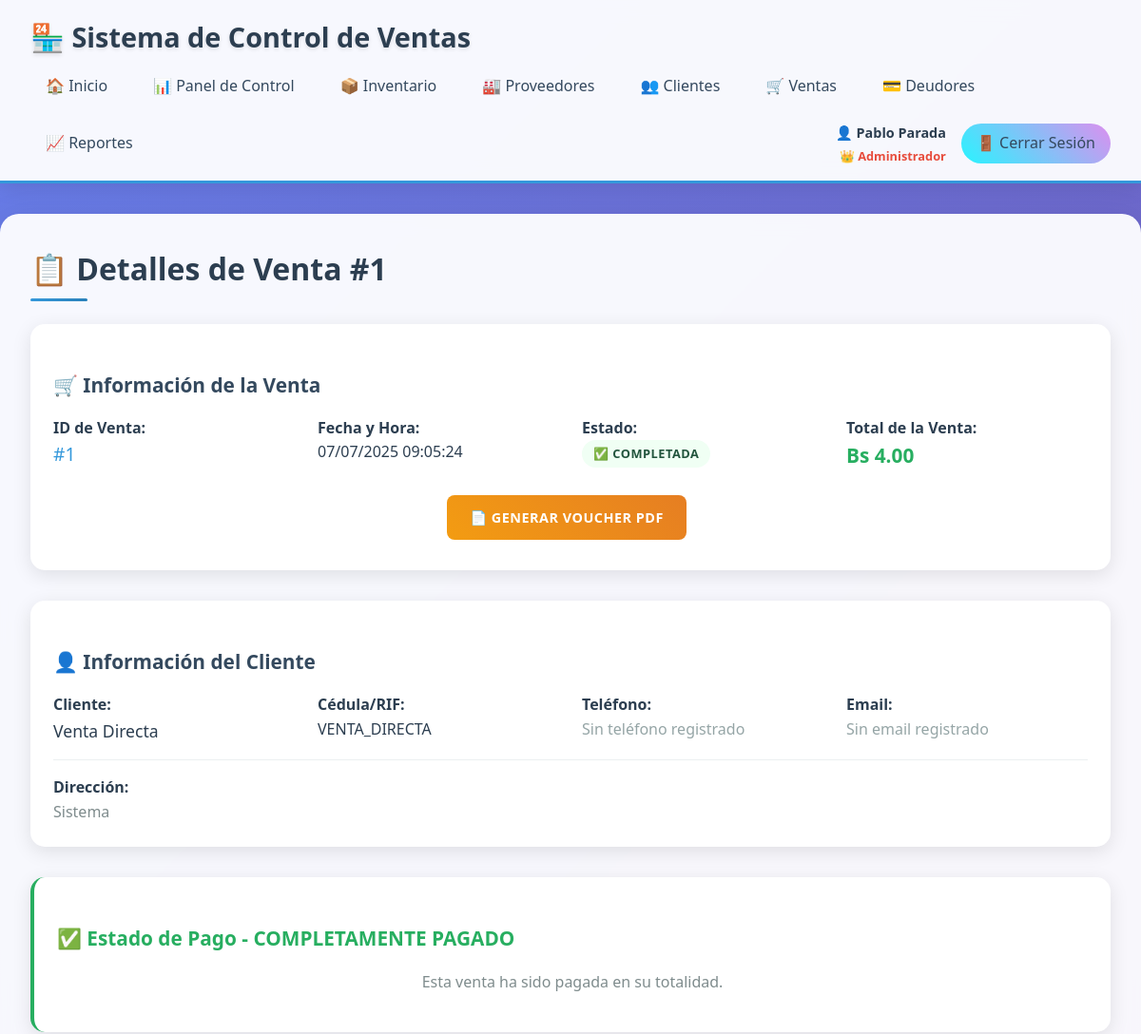
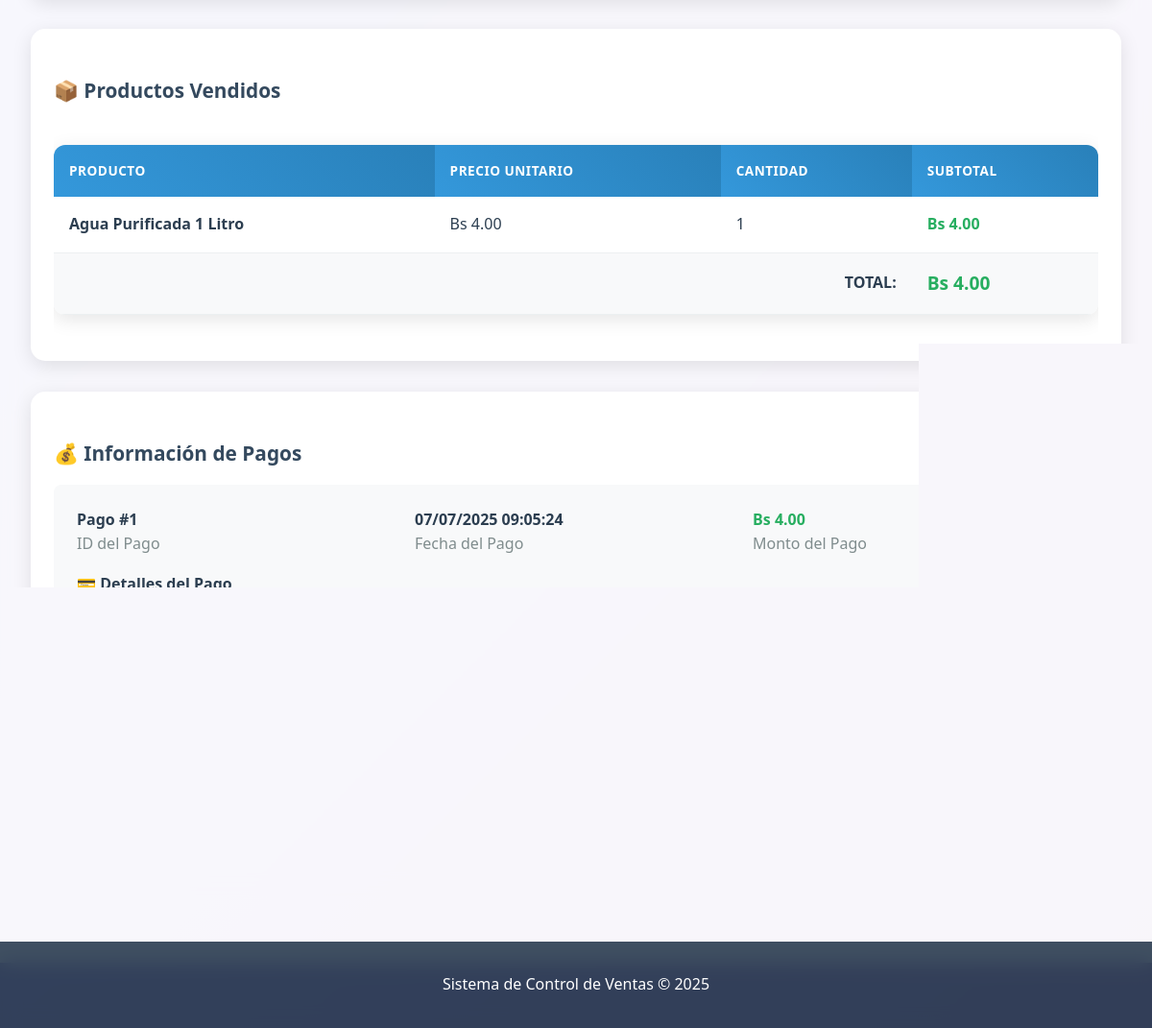
Page /index.php?action=ventas&method=details&id=1 (signed in) on the committed database (2 pictures, top to bottom).
### tables this page shows
CREATE TABLE `venta` (
  `id_venta` int(11) NOT NULL AUTO_INCREMENT,
  `Cedula_Rif` varchar(15) NOT NULL,
  `Total` decimal(10,2) NOT NULL,
  `Fecha_Emision` timestamp NOT NULL DEFAULT current_timestamp(),
  `Estado` enum('Completada','Cancelada','Pendiente') DEFAULT 'Completada',
  `No_Control` varchar(50) DEFAULT NULL,
  PRIMARY KEY (`id_venta`),
  KEY `idx_fecha` (`Fecha_Emision`),
  KEY `idx_cliente` (`Cedula_Rif`),
  KEY `idx_total` (`Total`),
  KEY `idx_venta_fecha_cliente` (`Fecha_Emision`,`Cedula_Rif`),
  CONSTRAINT `venta_ibfk_1` FOREIGN KEY (`Cedula_Rif`) REFERENCES `cliente` (`Cedula_Rif`) ON UPDATE CASCADE
);

CREATE TABLE `cliente` (
  `Cedula_Rif` varchar(15) NOT NULL,
  `Nombre` varchar(50) NOT NULL,
  `Apellido` varchar(50) DEFAULT NULL,
  `Telefono` varchar(15) DEFAULT NULL,
  `Direccion` text DEFAULT NULL,
  `Correo` varchar(100) DEFAULT NULL,
  `Fecha_Registro` timestamp NOT NULL DEFAULT current_timestamp(),
  `Estado` enum('Activo','Inactivo') DEFAULT 'Activo',
  PRIMARY KEY (`Cedula_Rif`),
  KEY `idx_nombre` (`Nombre`),
  KEY `idx_telefono` (`Telefono`)
);

CREATE TABLE `detalleventa` (
  `id_detalle_venta` int(11) NOT NULL AUTO_INCREMENT,
  `id_venta` int(11) NOT NULL,
  `id_producto` int(11) NOT NULL,
  `Cantidad` int(11) NOT NULL,
  `Precio_Unitario` decimal(10,2) NOT NULL,
  PRIMARY KEY (`id_detalle_venta`),
  KEY `idx_venta` (`id_venta`),
  KEY `idx_producto` (`id_producto`),
  CONSTRAINT `detalleventa_ibfk_1` FOREIGN KEY (`id_venta`) REFERENCES `venta` (`id_venta`) ON DELETE CASCADE ON UPDATE CASCADE,
  CONSTRAINT `detalleventa_ibfk_2` FOREIGN KEY (`id_producto`) REFERENCES `producto` (`id_producto`) ON UPDATE CASCADE
);

CREATE TABLE `producto` (
  `id_producto` int(11) NOT NULL AUTO_INCREMENT,
  `Nombre` varchar(100) NOT NULL,
  `Precio` decimal(10,2) NOT NULL,
  `Unidad` varchar(20) NOT NULL,
  `id_proveedor` int(11) DEFAULT NULL,
  `Fecha_Registro` timestamp NOT NULL DEFAULT current_timestamp(),
  `Estado` enum('Activo','Inactivo') DEFAULT 'Activo',
  PRIMARY KEY (`id_producto`),
  KEY `idx_nombre` (`Nombre`),
  KEY `idx_precio` (`Precio`),
  KEY `idx_proveedor` (`id_proveedor`),
  KEY `idx_producto_proveedor_stock` (`id_proveedor`,`Estado`),
  CONSTRAINT `producto_ibfk_1` FOREIGN KEY (`id_proveedor`) REFERENCES `proveedor` (`id_proveedor`) ON DELETE SET NULL ON UPDATE CASCADE
);

CREATE TABLE `pago` (
  `id_pago_venta` int(11) NOT NULL AUTO_INCREMENT,
  `id_venta` int(11) NOT NULL,
  `Monto` decimal(10,2) NOT NULL,
  `Fecha` timestamp NOT NULL DEFAULT current_timestamp(),
  PRIMARY KEY (`id_pago_venta`),
  KEY `idx_venta` (`id_venta`),
  KEY `idx_fecha` (`Fecha`),
  CONSTRAINT `pago_ibfk_1` FOREIGN KEY (`id_venta`) REFERENCES `venta` (`id_venta`) ON DELETE CASCADE ON UPDATE CASCADE
);

### controllers/SaleController.php (called while the page is built, shortened)
<?php
require_once 'models/SaleModel.php';
require_once 'models/SaleDetailModel.php';
require_once 'models/PaymentModel.php';
require_once 'models/PaymentDetailModel.php';
require_once 'models/DebtModel.php';
class SaleController {
    private $saleModel;
    private $saleDetailModel;
    private $paymentModel;
    private $paymentDetailModel;
    private $debtModel;
    public function __construct() {
        $database = new Database();
        $db = $database->getConnection();
        $this->saleModel = new SaleModel($db);
        $this->saleDetailModel = new SaleDetailModel($db);
        $this->paymentModel = new PaymentModel($db);
        $this->paymentDetailModel = new PaymentDetailModel($db);
        $this->debtModel = new DebtModel($db);
    }
    public function details() {
        $saleId = $_GET['id'];
        $sale = $this->saleModel->getSaleWithClient($saleId);
        $saleDetails = $this->saleDetailModel->getDetailsBySale($saleId);
        $payments = $this->paymentModel->getPaymentsBySale($saleId);
        $debt = $this->debtModel->getDebtBySale($saleId);
        $paymentDetails = [];
        foreach ($payments as $payment) {
            $paymentDetails[$payment['id_pago_venta']] = $this->paymentDetailModel->getDetailsByPayment($payment['id_pago_venta']);
        }
        require_once 'views/ventas/details.php';
    }
}
?>

### controllers/models/SaleModel.php (called while the page is built, shortened)
<?php
class SaleModel {
    private $conn;
    public function __construct($db) {
        $this->conn = $db;
    }
    public function getSaleWithClient($saleId) {
        $query = "SELECT v.*, c.Nombre, c.Apellido, c.Telefono, c.Direccion, c.Correo
                  FROM Venta v
                  JOIN Cliente c ON v.Cedula_Rif = c.Cedula_Rif
                  WHERE v.id_venta = :sale_id";
        $stmt = $this->conn->prepare($query);
        $stmt->bindParam(':sale_id', $saleId);
        $stmt->execute();
        return $stmt->fetch(PDO::FETCH_ASSOC);
    }
}
?>

### controllers/models/DebtModel.php (called while the page is built, shortened)
<?php
class DebtModel {
    private $conn;
    public function __construct($db) {
        $this->conn = $db;
    }
    public function getDebtBySale($saleId) {
        $query = "SELECT * FROM Deuda WHERE id_venta = :sale_id";
        $stmt = $this->conn->prepare($query);
        $stmt->bindParam(':sale_id', $saleId);
        $stmt->execute();
        return $stmt->fetch(PDO::FETCH_ASSOC);
    }
}
?>

### controllers/models/SaleDetailModel.php (called while the page is built, shortened)
<?php
class SaleDetailModel {
    private $conn;
    public function __construct($db) {
        $this->conn = $db;
    }
    public function getDetailsBySale($saleId) {
        $query = "SELECT dv.*, p.Nombre as producto_nombre
                  FROM DetalleVenta dv
                  JOIN Producto p ON dv.id_producto = p.id_producto
                  WHERE dv.id_venta = :sale_id";
        $stmt = $this->conn->prepare($query);
        $stmt->bindParam(':sale_id', $saleId);
        $stmt->execute();
        return $stmt->fetchAll(PDO::FETCH_ASSOC);
    }
}
?>

### controllers/models/PaymentModel.php (called while the page is built, shortened)
<?php
class PaymentModel {
    private $conn;
    public function __construct($db) {
        $this->conn = $db;
    }
    public function getPaymentsBySale($saleId) {
        $query = "SELECT * FROM Pago WHERE id_venta = :sale_id";
        $stmt = $this->conn->prepare($query);
        $stmt->bindParam(':sale_id', $saleId);
        $stmt->execute();
        return $stmt->fetchAll(PDO::FETCH_ASSOC);
    }
}
?>

### controllers/models/PaymentDetailModel.php (called while the page is built, shortened)
<?php
class PaymentDetailModel {
    private $conn;
    public function __construct($db) {
        $this->conn = $db;
    }
    public function getDetailsByPayment($paymentId) {
        $query = "SELECT * FROM DetallePago WHERE id_pago_venta = :payment_id";
        $stmt = $this->conn->prepare($query);
        $stmt->bindParam(':payment_id', $paymentId);
        $stmt->execute();
        return $stmt->fetchAll(PDO::FETCH_ASSOC);
    }
}
?>

### views/ventas/details.php (the view, shortened to what this page needs)
<?php require_once 'views/layout/header.php'; ?>
<h2>📋 Detalles de Venta #<?php echo $sale['id_venta']; ?></h2>
<div class="card" style="margin-bottom: 2rem;">
    <h3>🛒 Información de la Venta</h3>
    <div style="display: grid; grid-template-columns: repeat(auto-fit, minmax(250px, 1fr)); gap: 1.5rem;">
        <div>
            <strong>ID de Venta:</strong><br>
            <span style="font-size: 1.2rem; color: #3498db;">#<?php echo $sale['id_venta']; ?></span>
        </div>
        <div>
            <strong>Fecha y Hora:</strong><br>
            <span style="color: #2c3e50;"><?php echo date('d/m/Y H:i:s', strtotime($sale['Fecha_Emision'])); ?></span>
        </div>
        <div>
            <strong>Estado:</strong><br>
            <span class="status-indicator status-high">✅ <?php echo htmlspecialchars($sale['Estado']); ?></span>
        </div>
        <div>
            <strong>Total de la Venta:</strong><br>
            <span style="font-size: 1.3rem; color: #27ae60; font-weight: bold;">Bs <?php echo number_format($sale['Total'], 2); ?></span>
        </div>
    </div>
    <div style="text-align: center; margin-top: 1.5rem;">
        <a href="index.php?action=invoice&method=generate&id=<?php echo $sale['id_venta']; ?>"
           class="btn btn-warning" target="_blank">
            📄 Generar VOUCHER PDF
        </a>
    </div>
</div>
<div class="card" style="margin-bottom: 2rem;">
    <h3>👤 Información del Cliente</h3>
    <div style="display: grid; grid-template-columns: repeat(auto-fit, minmax(250px, 1fr)); gap: 1.5rem;">
        <div>
            <strong>Cliente:</strong><br>
            <span style="font-size: 1.1rem; color: #2c3e50;"><?php echo htmlspecialchars($sale['Nombre'] . ' ' . $sale['Apellido']); ?></span>
        </div>
        <div>
            <strong>Cédula/RIF:</strong><br>
            <span style="color: #2c3e50;"><?php echo htmlspecialchars($sale['Cedula_Rif']); ?></span>
        </div>
        <div>
            <strong>Teléfono:</strong><br>
            <?php if (!empty($sale['Telefono'])): ?>
                <a href="tel:<?php echo $sale['Telefono']; ?>" style="color: #27ae60; text-decoration: none;">
                    📱 <?php echo htmlspecialchars($sale['Telefono']); ?>
                </a>
            <?php else: ?>
                <span style="color: #95a5a6;">Sin teléfono registrado</span>
            <?php endif; ?>
        </div>
        <div>
            <strong>Email:</strong><br>
            <?php if (!empty($sale['Correo'])): ?>
                <a href="mailto:<?php echo $sale['Correo']; ?>" style="color: #3498db; text-decoration: none;">
                    📧 <?php echo htmlspecialchars($sale['Correo']); ?>
                </a>
            <?php else: ?>
                <span style="color: #95a5a6;">Sin email registrado</span>
            <?php endif; ?>
        </div>
    </div>
    <?php if (!empty($sale['Direccion'])): ?>
    <div style="margin-top: 1rem; padding-top: 1rem; border-top: 1px solid #ecf0f1;">
        <strong>Dirección:</strong><br>
        <span style="color: #7f8c8d;"><?php echo htmlspecialchars($sale['Direccion']); ?></span>
    </div>
    <?php endif; ?>
</div>
<?php if (isset($debt) && $debt): ?>
<div class="card" style="margin-bottom: 2rem; border-left: 4px solid #e74c3c;">
    <h3 style="color: #e74c3c;">💳 Estado de Pago - DEUDA PENDIENTE</h3>
    <div class="stats-grid">
        <div class="stat-card">
            <span class="stat-number">Bs <?php echo number_format($debt['Monto_Total'], 2); ?></span>
            <span class="stat-label">💼 Total de la Venta</span>
        </div>
        <div class="stat-card">
            <span class="stat-number" style="color: #27ae60;">Bs <?php echo number_format($debt['Monto_Pagado'], 2); ?></span>
            <span class="stat-label">✅ Total Pagado</span>
        </div>
        <div class="stat-card">
            <span class="stat-number" style="color: #e74c3c;">Bs <?php echo number_format($debt['Monto_Deuda'], 2); ?></span>
            <span class="stat-label">⚠️ Deuda Pendiente</span>
        </div>
        <div class="stat-card">
            <span class="stat-number"><?php echo number_format(($debt['Monto_Pagado'] / $debt['Monto_Total']) * 100, 1); ?>%</span>
            <span class="stat-label">📊 Porcentaje Pagado</span>
        </div>
    </div>
    <div style="text-align: center; margin-top: 1.5rem;">
        <a href="index.php?action=deudores&method=addPayment&id=<?php echo $debt['id_deuda']; ?>"
           class="btn btn-warning">
            💰 Registrar Pago de Deuda
        </a>
        <a href="index.php?action=deudores&method=details&id=<?php echo $debt['id_deuda']; ?>"
           class="btn btn-secondary">
            📋 Ver Detalles de Deuda
        </a>
    </div>
</div>
<?php else: ?>
<div class="card" style="margin-bottom: 2rem; border-left: 4px solid #27ae60;">
    <h3 style="color: #27ae60;">✅ Estado de Pago - COMPLETAMENTE PAGADO</h3>
    <p style="color: #7f8c8d; text-align: center; margin: 1rem 0;">
        Esta venta ha sido pagada en su totalidad.
    </p>
</div>
<?php endif; ?>
<div class="card" style="margin-bottom: 2rem;">
    <h3>📦 Productos Vendidos</h3>
    <div style="overflow-x: auto;">
        <table>
            <thead>
                <tr>
                    <th>Producto</th>
                    <th>Precio Unitario</th>
                    <th>Cantidad</th>
                    <th>Subtotal</th>
                </tr>
            </thead>
            <tbody>
                <?php
                $totalCalculado = 0;
                foreach ($saleDetails as $detail):
                    $subtotal = $detail['Precio_Unitario'] * $detail['Cantidad'];
                    $totalCalculado += $subtotal;
                ?>
                <tr>
                    <td><strong><?php echo htmlspecialchars($detail['producto_nombre']); ?></strong></td>
                    <td>Bs <?php echo number_format($detail['Precio_Unitario'], 2); ?></td>
                    <td><?php echo $detail['Cantidad']; ?></td>
                    <td><strong style="color: #27ae60;">Bs <?php echo number_format($subtotal, 2); ?></strong></td>
                </tr>
                <?php endforeach; ?>
            </tbody>
            <tfoot>
                <tr style="background: #f8f9fa; font-weight: bold;">
                    <td colspan="3" style="text-align: right;"><strong>TOTAL:</strong></td>
                    <td><strong style="color: #27ae60; font-size: 1.2rem;">Bs <?php echo number_format($totalCalculado, 2); ?></strong></td>
                </tr>
            </tfoot>
        </table>
    </div>
</div>
<div class="card">
    <h3>💰 Información de Pagos</h3>
    <?php foreach ($payments as $payment): ?>
        <div style="background: #f8f9fa; padding: 1.5rem; border-radius: 8px; margin-bottom: 1.5rem;">
            <div style="display: grid; grid-template-columns: repeat(auto-fit, minmax(200px, 1fr)); gap: 1rem; margin-bottom: 1rem;">
                <div>
                    <strong>Pago #<?php echo $payment['id_pago_venta']; ?></strong><br>
                    <span style="color: #7f8c8d;">ID del Pago</span>
                </div>
                <div>
                    <strong><?php echo date('d/m/Y H:i:s', strtotime($payment['Fecha'])); ?></strong><br>
                    <span style="color: #7f8c8d;">Fecha del Pago</span>
                </div>
                <div>
                    <strong style="color: #27ae60;">Bs <?php echo number_format($payment['Monto'], 2); ?></strong><br>
                    <span style="color: #7f8c8d;">Monto del Pago</span>
                </div>
            </div>
            <h4 style="margin: 1rem 0 0.5rem 0;">💳 Detalles del Pago</h4>
            <div style="overflow-x: auto;">
                <table style="margin: 0;">
                    <thead>
                        <tr>
                            <th>Método de Pago</th>
                            <th>Monto</th>
                            <th>Fecha</th>
                        </tr>
                    </thead>
                    <tbody>
                        <?php foreach ($paymentDetails[$payment['id_pago_venta']] as $detail): ?>
                        <tr>
                            <td>
                            </td>
                            <td><strong style="color: #27ae60;">Bs <?php echo number_format($detail['Monto'], 2); ?></strong></td>
                            <td><?php echo date('d/m/Y H:i:s', strtotime($detail['Fecha'])); ?></td>
                        </tr>
                        <?php endforeach; ?>
                    </tbody>
                </table>
            </div>
        </div>
    <?php endforeach; ?>
</div>
<div style="text-align: center; margin-top: 2rem;">
    <a href="index.php?action=ventas&method=list" class="btn btn-secondary">
    </a>
</div>
<?php require_once 'views/layout/footer.php'; ?>

### rows in the picture
venta: id_venta "1", Fecha_Emision "07/07/2025 09:05:24", Estado "COMPLETADA", Total "4.00", Cedula_Rif.Apellido "Venta Directa", Cedula_Rif "VENTA_DIRECTA", Cedula_Rif.Direccion "Sistema"
detalleventa: id_producto.Nombre "Agua Purificada 1 Litro", Precio_Unitario "4.00", Cantidad "1"
pago: id_pago_venta "1", Fecha "07/07/2025 09:05:24", Monto "4.00"

### other values in the picture
$nombreCompleto "Pablo Parada"
$roleIcon "👑"
$_SESSION['rol_nombre'] "Administrador"
$totalCalculado "4.00"
